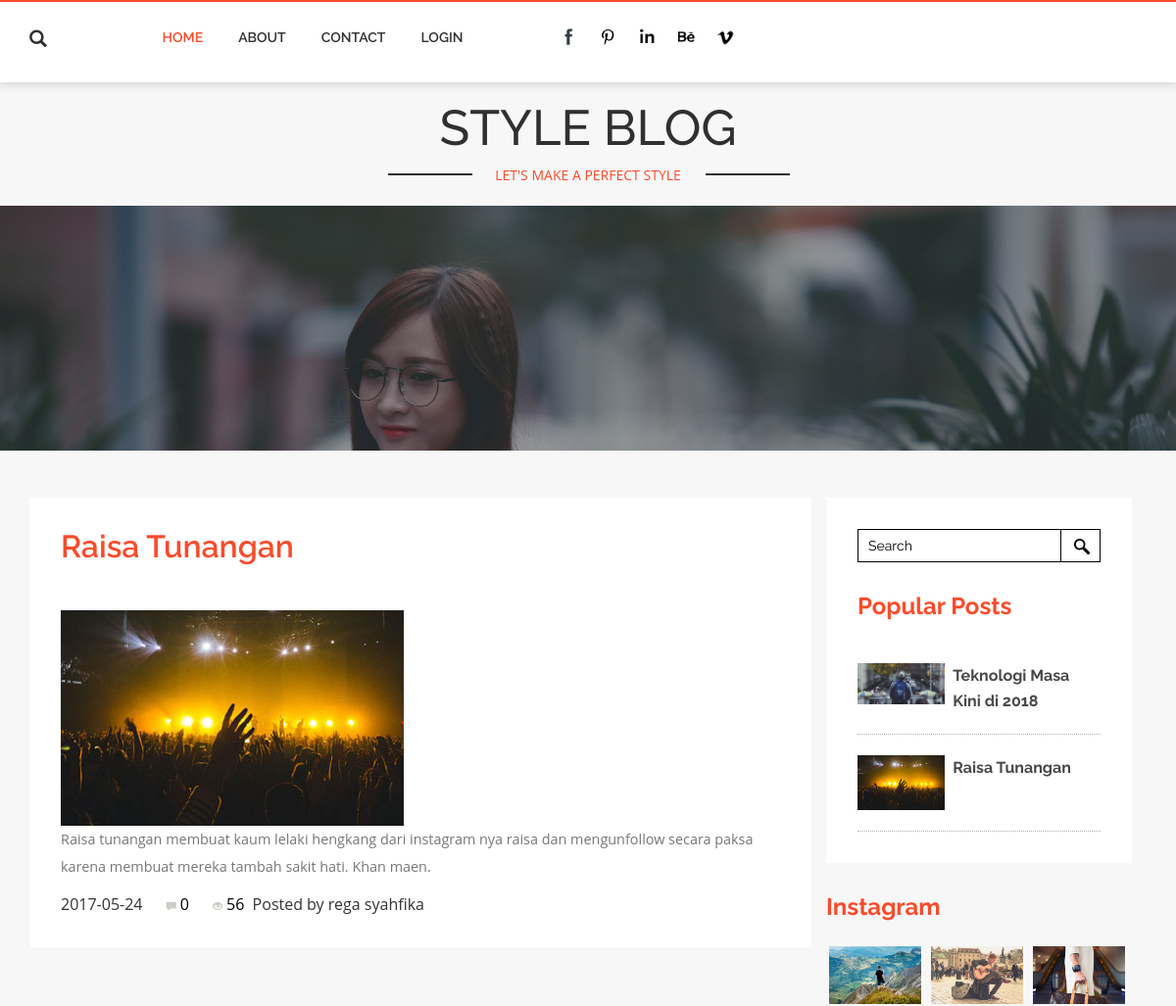
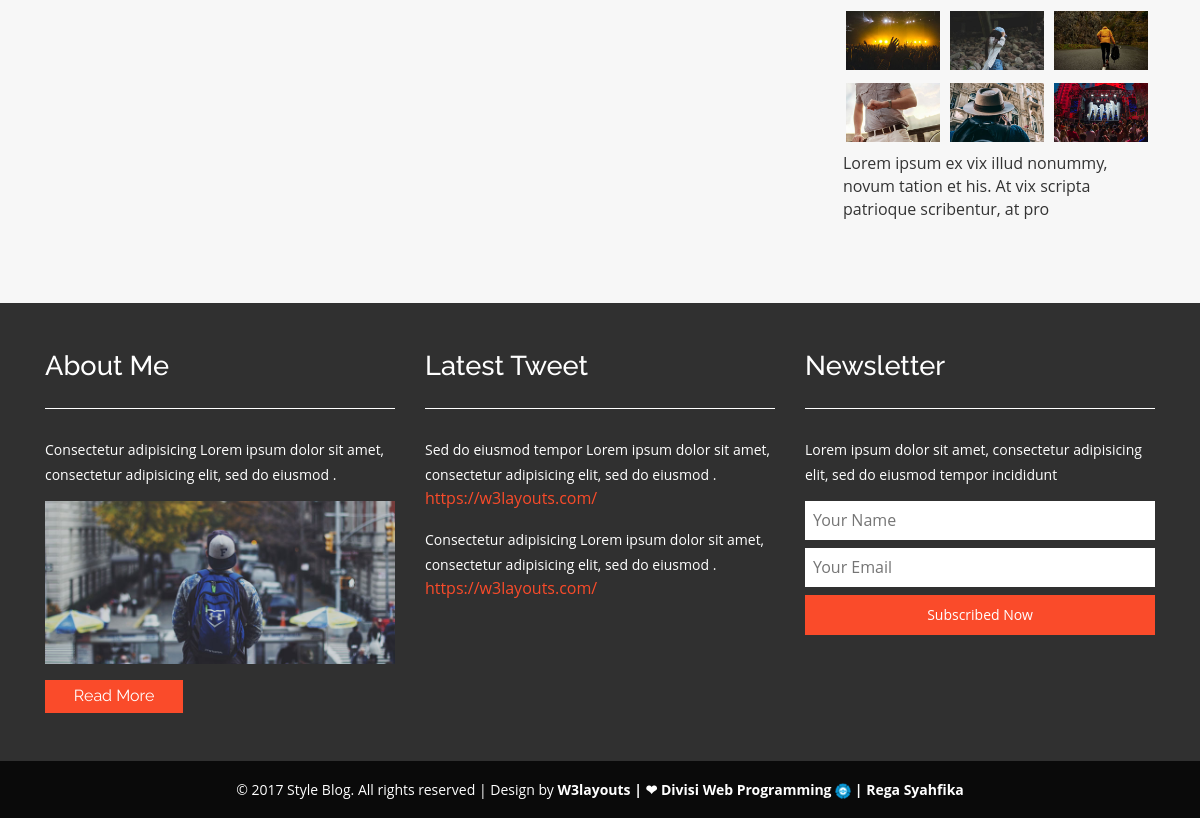
The page /kategori.php?id=2 on the database its author committed (2 pictures, top to bottom).
### tables this page shows
CREATE TABLE IF NOT EXISTS `berita` (
`id` int(11) NOT NULL,
  `id_kategori` int(11) NOT NULL,
  `judul_berita` varchar(100) NOT NULL,
  `isi_berita` text NOT NULL,
  `gambar` varchar(100) NOT NULL,
  `tanggal` date NOT NULL
);

### kategori.php (the view, shortened to what this page needs)
<?php
	require 'admin/koneksi.php';
	$idkategori = $_GET['id'];
    $query = "SELECT berita.*, kategori.nama as nama_kategori, admin.nama_lengkap as nama_lengkap
      FROM berita JOIN kategori ON kategori.id = berita.id_kategori JOIN admin ON admin.id = admin.id
      WHERE berita.id_kategori = $idkategori
      ORDER BY berita.tanggal DESC";
	$kate = mysqli_query($koneksi, $query);
?>
<!DOCTYPE HTML>
<html>
<head>
<link href="css/bootstrap.css" rel='stylesheet' type='text/css' />
<link href="css/style.css" rel='stylesheet' type='text/css' />
</head>
<body>
<div class="header" id="ban">
		<div class="container">
			<div class="head-left">
				<div class="header-search">
						<div class="search">
							<label class="icon-search" for="search_box"><span class="glyphicon glyphicon-search" aria-hidden="true"></span></label>
						</div>
				</div>
			</div>
			<div class="header_right">
			<nav class="navbar navbar-default">
				<div class="collapse navbar-collapse nav-wil" id="bs-example-navbar-collapse-1">
					<nav class="link-effect-7" id="link-effect-7">
						<ul class="nav navbar-nav">
							<li class="active act"><a href="index.php">Home</a></li>
							<li><a href="about.php">About</a></li>
							<li><a href="contact.php">Contact</a></li>
							<li><a href="admin/index.php">Login</a></li>
						</ul>
					</nav>
				</div>
			</nav>
			</div>
			<div class="nav navbar-nav navbar-right social-icons wow fadeInRight animated animated" data-wow-delay=".5s" style="visibility: visible; animation-delay: 0.5s; animation-name: fadeInRight;">
					<ul>
						<li><a href="#"> </a></li>
						<li><a href="#" class="pin"> </a></li>
						<li><a href="#" class="in"> </a></li>
						<li><a href="#" class="be"> </a></li>
						<li><a href="#" class="vimeo"> </a></li>
					</ul>
				</div>
			<div class="clearfix"> </div>
		</div>
	</div>
	<div class="header-bottom">
		<div class="container">
			<div class="logo">
				<h1><a href="index.html">STYLE BLOG</a></h1>
				<p><label class="of"></label>LET'S MAKE A PERFECT STYLE<label class="on"></label></p>
			</div>
		</div>
	</div>
<div class="banner-1">
</div>
	<div class="technology">
	<div class="container">
		<div class="col-md-9 technology-left">
			<div class="agileinfo">
			<?php
			while ($data = mysqli_fetch_assoc($kate)):
			?>
		  <h2 class="w3"><?php echo $data['judul_berita']; ?></h2>
			<div class="single">
			   <img src="admin/asset/images/<?php echo $data['gambar']; ?>" class="img-responsive" alt="">
			    <div class="b-bottom">
				   <p class="sub"><?php echo $data['isi_berita']; ?>.</p>
			      <p><?php echo $data['tanggal']; ?>
			      <a class="span_link" href="#"><span class="glyphicon glyphicon-comment"></span>0 </a>
			      <a class="span_link" href="#"><span class="glyphicon glyphicon-eye-open"></span>56 </a>
			      <span>&nbsp;Posted by <?php echo $data['nama_lengkap']; ?></span></p>
				</div>
			 </div>
			<?php endwhile; ?>
			</div>
		</div>
		<div class="col-md-3 technology-right">
				<div class="blo-top1">
					<div class="tech-btm">
					<div class="search-1">
							<form action="#" method="post">
								<input type="search" name="Search" value="Search" onfocus="this.value = '';" onblur="if (this.value == '') {this.value = 'Search';}" required="">
								<input type="submit" value=" ">
							</form>
						</div>
					<h4>Popular Posts </h4>
					<?php
		                $sql = mysqli_query($koneksi, "SELECT * FROM berita ORDER BY id ASC LIMIT 5");
		                while($data= mysqli_fetch_array($sql)):
		                ?>
						<div class="blog-grids wow fadeInDown"  data-wow-duration=".8s" data-wow-delay=".2s">
							<div class="blog-grid-left">
								<a href="singlepage.php?id=<?php echo $data['id']; ?>"></a><img src="admin/asset/images/<?php echo $data['gambar']; ?>" class="img-responsive" alt=""></a>
							</div>
							<div class="blog-grid-right">
								<h5><a href="singlepage.html"><?php echo $data['judul_berita']; ?></a> </h5>
							</div>
							<div class="clearfix"> </div>
						</div>
					<?php endwhile; ?>
						</div>
						<div class="insta">
					<h4>Instagram</h4>
						<ul>
							<li><a href="singlepage.html"><img src="images/t1.jpg" class="img-responsive" alt=""></a></li>
							<li><a href="singlepage.html"><img src="images/m1.jpg" class="img-responsive" alt=""></a></li>
							<li><a href="singlepage.html"><img src="images/f1.jpg" class="img-responsive" alt=""></a></li>
							<li><a href="singlepage.html"><img src="images/m2.jpg" class="img-responsive" alt=""></a></li>
							<li><a href="singlepage.html"><img src="images/f2.jpg" class="img-responsive" alt=""></a></li>
							<li><a href="singlepage.html"><img src="images/t2.jpg" class="img-responsive" alt=""></a></li>
							<li><a href="singlepage.html"><img src="images/f3.jpg" class="img-responsive" alt=""></a></li>
							<li><a href="singlepage.html"><img src="images/t3.jpg" class="img-responsive" alt=""></a></li>
							<li><a href="singlepage.html"><img src="images/m3.jpg" class="img-responsive" alt=""></a></li>
						</ul>
					</div>
					<p>Lorem ipsum ex vix illud nonummy, novum tation et his. At vix scripta patrioque scribentur, at pro</p>
					<div class="twt">
						<iframe id="twitter-widget-0" scrolling="no" frameborder="0" allowtransparency="true" class="twitter-hashtag-button twitter-hashtag-button-rendered twitter-tweet-button" title="Twitter Tweet Button" src="https://platform.twitter.com/widgets/tweet_button.b7de008f493a5185d8df1aedd62d77c6.en.html#button_hashtag=TwitterStories&amp;dnt=false&amp;id=twitter-widget-0&amp;lang=en&amp;original_referer=https%3A%2F%2Fp.w3layouts.com%2Fdemos%2Fduplex%2Fweb%2F&amp;size=l&amp;time=1467721486626&amp;type=hashtag" style="position: static; visibility: visible; width: 166px; height: 28px;" data-hashtag="TwitterStories"></iframe>
					</div>
					</div>
				</div>
		</div>
	</div>
<div class="footer">
		<div class="container">
			<div class="col-md-4 footer-left">
				<h4>About Me</h4>
				<p>Consectetur adipisicing Lorem ipsum dolor sit amet, consectetur adipisicing elit, sed do eiusmod .</p>
				<img src="images/t4.jpg" class="img-responsive" alt="">
					<div class="bht1">
						<a href="singlepage.html">Read More</a>
					</div>
			</div>
			<div class="col-md-4 footer-middle">
			<h4>Latest Tweet</h4>
			<div class="mid-btm">
				<p>Sed do eiusmod tempor Lorem ipsum dolor sit amet, consectetur adipisicing elit, sed do eiusmod .</p>
				<a href="https://w3layouts.com/">https://w3layouts.com/</a>
			</div>
				<p>Consectetur adipisicing Lorem ipsum dolor sit amet, consectetur adipisicing elit, sed do eiusmod .</p>
				<a href="https://w3layouts.com/">https://w3layouts.com/</a>
			</div>
			<div class="col-md-4 footer-right">
				<h4>Newsletter</h4>
				<p>Lorem ipsum dolor sit amet, consectetur adipisicing elit, sed do eiusmod tempor incididunt</p>
						<div class="name">
							<form action="#" method="post">
								<input type="text" placeholder="Your Name" required="">
								<input type="text" placeholder="Your Email" required="">
								<input type="submit" value="Subscribed Now">
							</form>
						</div>
			</div>
			<div class="clearfix"></div>
		</div>
	</div>
	<div class="copyright">
				<div class="container">
					<p>© 2017 Style Blog. All rights reserved | Design by <a href="http://amcc.or.id/">W3layouts | &#10084; Divisi Web Programming <img src="images/favicon.ico"> | Rega Syahfika</a></p>
				</div>
			</div>
</body>
</html>

### rows shown on the page
berita: judul_berita "Raisa Tunangan", gambar (picture), isi_berita "Raisa tunangan membuat kaum lelaki hengkang dari instagram nya raisa dan mengunfollow secara paksa karena membuat mereka tambah sakit hati. Khan maen", tanggal "2017-05-24", admin.nama_lengkap "rega syahfika"
berita: gambar (picture), judul_berita "Teknologi Masa Kini di 2018"
